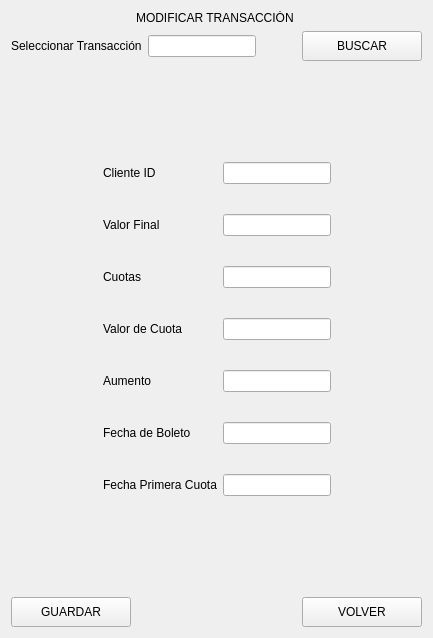
               <widget class="QWidget" name="page_7modificar_transaccion">
                <layout class="QVBoxLayout" name="verticalLayout_26">
                 <item>
                  <widget class="QLabel" name="label_41">
                   <property name="text">
                    <string>MODIFICAR TRANSACCIÓN </string>
                   </property>
                   <property name="alignment">
                    <set>Qt::AlignmentFlag::AlignCenter</set>
                   </property>
                  </widget>
                 </item>
                 <item>
                  <layout class="QHBoxLayout" name="horizontalLayout_21">
                   <item>
                    <widget class="QLabel" name="label_42">
                     <property name="text">
                      <string>Seleccionar Transacción</string>
                     </property>
                    </widget>
                   </item>
                   <item>
                    <widget class="QLineEdit" name="lineEdit_29"/>
                   </item>
                   <item>
                    <spacer name="horizontalSpacer_34">
                     <property name="orientation">
                      <enum>Qt::Orientation::Horizontal</enum>
                     </property>
                     <property name="sizeHint" stdset="0">
                      <size>
                       <width>40</width>
                       <height>20</height>
                      </size>
                     </property>
                    </spacer>
                   </item>
                   <item>
                    <widget class="QPushButton" name="pushButton_20">
                     <property name="minimumSize">
                      <size>
                       <width>120</width>
                       <height>30</height>
                      </size>
                     </property>
                     <property name="text">
                      <string>BUSCAR</string>
                     </property>
                     <property name="icon">
                      <iconset>
                       <normaloff>img/search.svg</normaloff>img/search.svg</iconset>
                     </property>
                    </widget>
                   </item>
                  </layout>
                 </item>
                 <item>
                  <spacer name="verticalSpacer_13">
                   <property name="orientation">
                    <enum>Qt::Orientation::Vertical</enum>
                   </property>
                   <property name="sizeHint" stdset="0">
                    <size>
                     <width>20</width>
                     <height>95</height>
                    </size>
                   </property>
                  </spacer>
                 </item>
                 <item>
                  <layout class="QHBoxLayout" name="horizontalLayout_22">
                   <item>
                    <spacer name="horizontalSpacer_21">
                     <property name="orientation">
                      <enum>Qt::Orientation::Horizontal</enum>
                     </property>
                     <property name="sizeHint" stdset="0">
                      <size>
                       <width>40</width>
                       <height>20</height>
                      </size>
                     </property>
                    </spacer>
                   </item>
                   <item>
                    <layout class="QVBoxLayout" name="verticalLayout_25">
                     <property name="spacing">
                      <number>30</number>
                     </property>
                     <item>
                      <widget class="QLabel" name="label_43">
                       <property name="text">
                        <string>Cliente ID</string>
                       </property>
                      </widget>
                     </item>
                     <item>
                      <widget class="QLabel" name="label_44">
                       <property name="text">
                        <string>Valor Final</string>
                       </property>
                      </widget>
                     </item>
                     <item>
                      <widget class="QLabel" name="label_45">
                       <property name="text">
                        <string>Cuotas</string>
                       </property>
                      </widget>
                     </item>
                     <item>
                      <widget class="QLabel" name="label_46">
                       <property name="text">
                        <string>Valor de Cuota</string>
                       </property>
                      </widget>
                     </item>
                     <item>
                      <widget class="QLabel" name="label_47">
                       <property name="text">
                        <string>Aumento</string>
                       </property>
                      </widget>
                     </item>
                     <item>
                      <widget class="QLabel" name="label_48">
                       <property name="text">
                        <string>Fecha de Boleto</string>
                       </property>
                      </widget>
                     </item>
                     <item>
                      <widget class="QLabel" name="label_49">
                       <property name="text">
                        <string>Fecha Primera Cuota</string>
                       </property>
                      </widget>
                     </item>
                    </layout>
                   </item>
                   <item>
                    <layout class="QVBoxLayout" name="verticalLayout_24">
                     <property name="spacing">
                      <number>30</number>
                     </property>
                     <item>
                      <widget class="QLineEdit" name="lineEdit_22"/>
                     </item>
                     <item>
                      <widget class="QLineEdit" name="lineEdit_23"/>
                     </item>
                     <item>
                      <widget class="QLineEdit" name="lineEdit_24"/>
                     </item>
                     <item>
                      <widget class="QLineEdit" name="lineEdit_25"/>
                     </item>
                     <item>
                      <widget class="QLineEdit" name="lineEdit_26"/>
                     </item>
                     <item>
                      <widget class="QLineEdit" name="lineEdit_27"/>
                     </item>
                     <item>
                      <widget class="QLineEdit" name="lineEdit_28"/>
                     </item>
                    </layout>
                   </item>
                   <item>
                    <spacer name="horizontalSpacer_20">
                     <property name="orientation">
                      <enum>Qt::Orientation::Horizontal</enum>
                     </property>
                     <property name="sizeHint" stdset="0">
                      <size>
                       <width>40</width>
                       <height>20</height>
                      </size>
                     </property>
                    </spacer>
                   </item>
                  </layout>
                 </item>
                 <item>
                  <spacer name="verticalSpacer_14">
                   <property name="orientation">
                    <enum>Qt::Orientation::Vertical</enum>
                   </property>
                   <property name="sizeHint" stdset="0">
                    <size>
                     <width>20</width>
                     <height>95</height>
                    </size>
                   </property>
                  </spacer>
                 </item>
                 <item>
                  <layout class="QHBoxLayout" name="horizontalLayout_20">
                   <item>
                    <widget class="QPushButton" name="pushButton_19">
                     <property name="minimumSize">
                      <size>
                       <width>120</width>
                       <height>30</height>
                      </size>
                     </property>
                     <property name="text">
                      <string>GUARDAR</string>
                     </property>
                     <property name="icon">
                      <iconset>
                       <normaloff>img/save.svg</normaloff>img/save.svg</iconset>
                     </property>
                    </widget>
                   </item>
                   <item>
                    <spacer name="horizontalSpacer_19">
                     <property name="orientation">
                      <enum>Qt::Orientation::Horizontal</enum>
                     </property>
                     <property name="sizeHint" stdset="0">
                      <size>
                       <width>40</width>
                       <height>20</height>
                      </size>
                     </property>
                    </spacer>
                   </item>
                   <item>
                    <widget class="QPushButton" name="pushButton_18">
                     <property name="minimumSize">
                      <size>
                       <width>120</width>
                       <height>30</height>
                      </size>
                     </property>
                     <property name="text">
                      <string>VOLVER</string>
                     </property>
                     <property name="icon">
                      <iconset>
                       <normaloff>img/corner-down-left.svg</normaloff>img/corner-down-left.svg</iconset>
                     </property>
                    </widget>
                   </item>
                  </layout>
                 </item>
                </layout>
               </widget>
